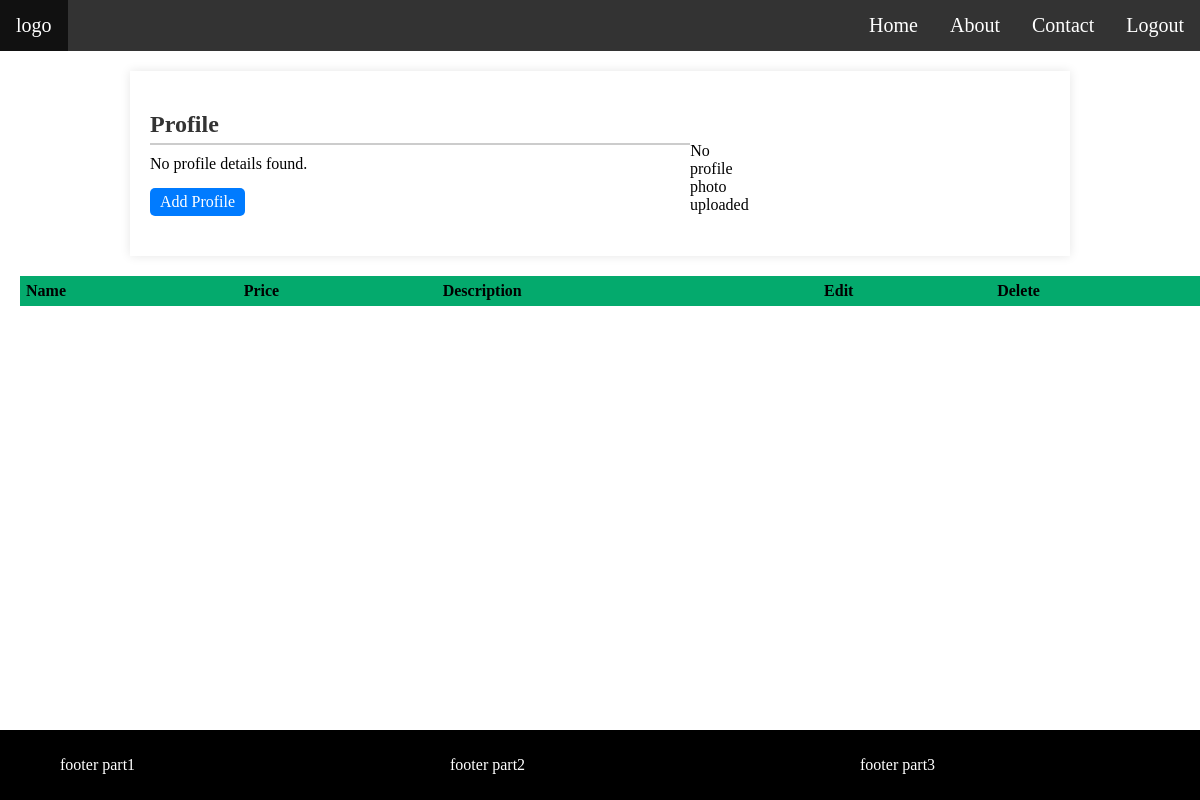
Page /dashboard/displayprofile/ (signed in) on the earlier database version.
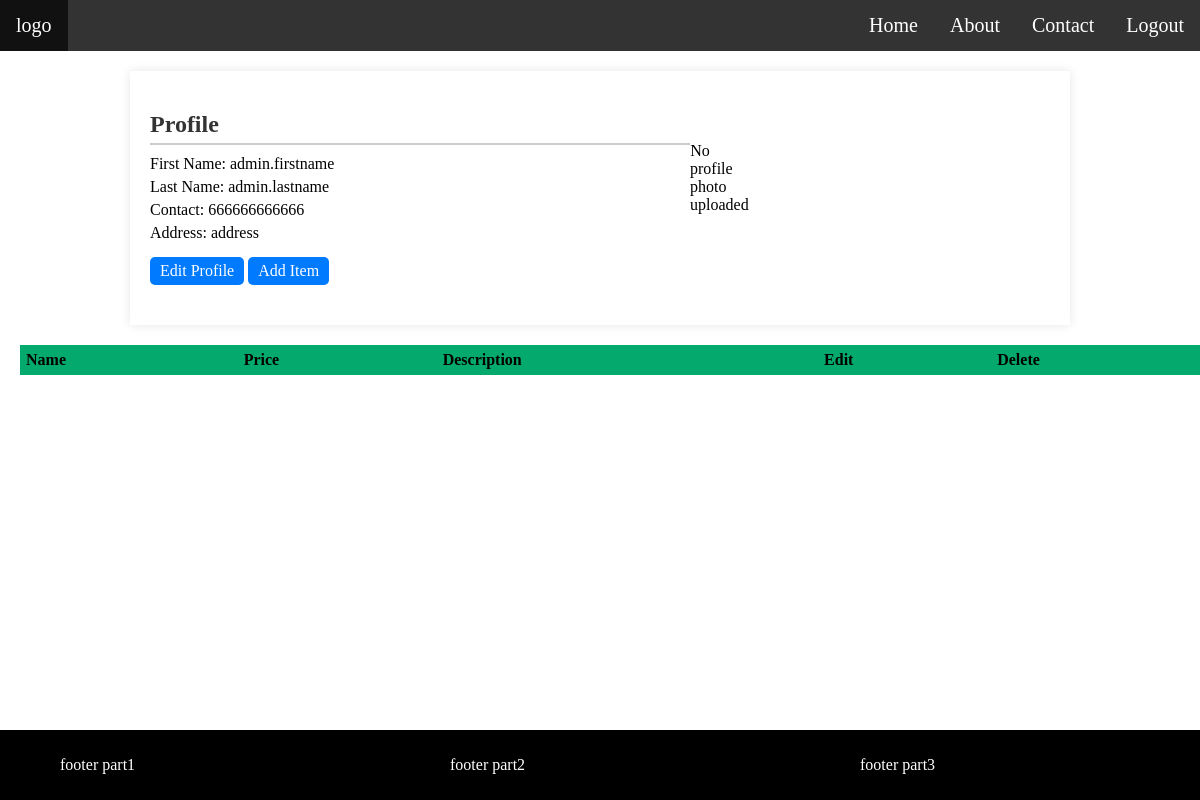
Same page on the later database version.
### dashboard/models.py (models this page shows, shortened)
class UserDetail(models.Model):
    user = models.OneToOneField(User, on_delete=models.CASCADE)
    firstname = models.CharField(max_length=100)
    lastname = models.CharField(max_length=100)
    contact = models.CharField(max_length=20)
    address = models.TextField(null=True)
    profile_photo = models.ImageField(upload_to='profilephotos/', null=True, blank=True)

### dashboard/views.py (the view)
# urls.py: path('displayprofile/',views.profile_view,name='displayprofile'),
@login_required
def profile_view(request):
    try:
        user_detail = UserDetail.objects.get(user=request.user)
    except UserDetail.DoesNotExist:
        user_detail = None
    items = Item.objects.filter(user=request.user)
    return render(request, 'displayprofile.html', {'user_detail': user_detail,'items':items})

### dashboard/templates/displayprofile.html (shortened to what this page needs)
{% load static %}
<html>
<head>
  <link rel="stylesheet" href="{% static 'dashboard/style.css' %}">
</head>
<body>
<div class="header">
  <ul>
  <li><a href="">logo</a></li>
  <li style="float:right"><a href="{% url 'logout' %}">Logout</a></li>
  <li style="float:right"><a href="#contact">Contact</a></li>
  <li style="float:right"><a href="#news">About</a></li>
  <li style="float:right"><a class="active" href="#home">Home</a></li>
</ul>
</div>
<div class="main">
   <div class="details">
  {% block content %}
    <h2>Profile</h2>
    {% if user_detail %}
        <p>First Name: {{ user_detail.firstname }}</p>
        <p>Last Name: {{ user_detail.lastname }}</p>
        <p>Contact: {{ user_detail.contact }}</p>
        <p>Address: {{ user_detail.address }}</p>
        <a href="{% url 'editprofile' user.id %}">Edit Profile</a>
		<a href="{% url 'additem' %}">Add Item</a>
    {% else %}
        <p>No profile details found.</p>
        <a href="{% url 'editprofile' user.id %}">Add Profile</a>
    {% endif %}
   </div>
      <div class="pp">
            {% if user_detail.profile_photo %}
                <img src="{{ user_detail.profile_photo.url }}" alt="Profile Photo" class="pp">
            {% else %}
                <p>No profile photo uploaded</p>
            {% endif %}
        </div>
</div>
 <div style="overflow-x: auto;">
   <table>
   <tr>
   <th>Name</th>
   <th>Price</th>
   <th>Description</th>
   <th>Edit</th>
   <th>Delete</th>
   </tr>
   </table>
 </div>
{%endblock%}
 <div class="footer">
 <div class="foot1">
 <p>footer part1</p>
 </div>
 <div class="foot2">
  <p>footer part2</p>
 </div>
 <div class="foot3">
  <p>footer part3</p>
 </div>
</div>
</body>
</html>

### dashboard/static/dashboard/style.css (style rules this page uses)
body, html { margin: 0; padding: 0; }
.main { max-width: 900px; margin: 20px auto; padding: 20px; box-shadow: 0 0 10px rgba(0, 0, 0, 0.1); display:flex; }
.header ul { list-style-type: none; margin: 0; padding: 0; overflow: hidden; background-color: #333; }
.header li { float: left; }
.header li a { display: block; color: white; text-align: center; padding: 14px 16px; text-decoration: none; font-size:20px; }
table { border-collapse: collapse; width: 100%; padding-left:10px; margin-left:20px; margin-right:20px; padding-left:10px; }
th { background-color: #04AA6D; }
th, td { text-align: left; padding: 6px; }
.details { margin-bottom: 20px; width:60%; }
.details h2 { font-size: 24px; color: #333; border-bottom: 2px solid #ccc; padding-bottom: 5px; margin-bottom: 10px; }
.details p { margin: 5px 0; }
.details a { display: inline-block; margin-top: 10px; padding: 5px 10px; background-color: #007bff; color: #fff; text-decoration: none; border-radius: 5px; }
.pp { width: 505%; text-align: center; padding-top:35px; }
.pp { max-width: 20px; max-height: 20px; }
.footer { position: absolute; display:flex; bottom: 0; width: 100%; background-color: black; color:white; padding: 10px; clear: both; }
.foot1, .foot2, .foot3 { flex:2; padding-left:50px; }
.foot1 { padding-left:25px; margin-left:25px; margin-right:10px; }
.foot2 { margin-right:20px; padding-right:20px }
.foot3 { padding-left:20px; margin-left:20px; padding-right:10px; margin-right:10px; }

Differences in the rows shown:
added UserDetail: firstname "admin.firstname", lastname "admin.lastname", contact "666666666666", address "address"
Other differences:
text no longer shown: "No profile details found. Add Profile"
text now shown: "First Name: Last Name: Contact: Address: Edit Profile Add Item"
